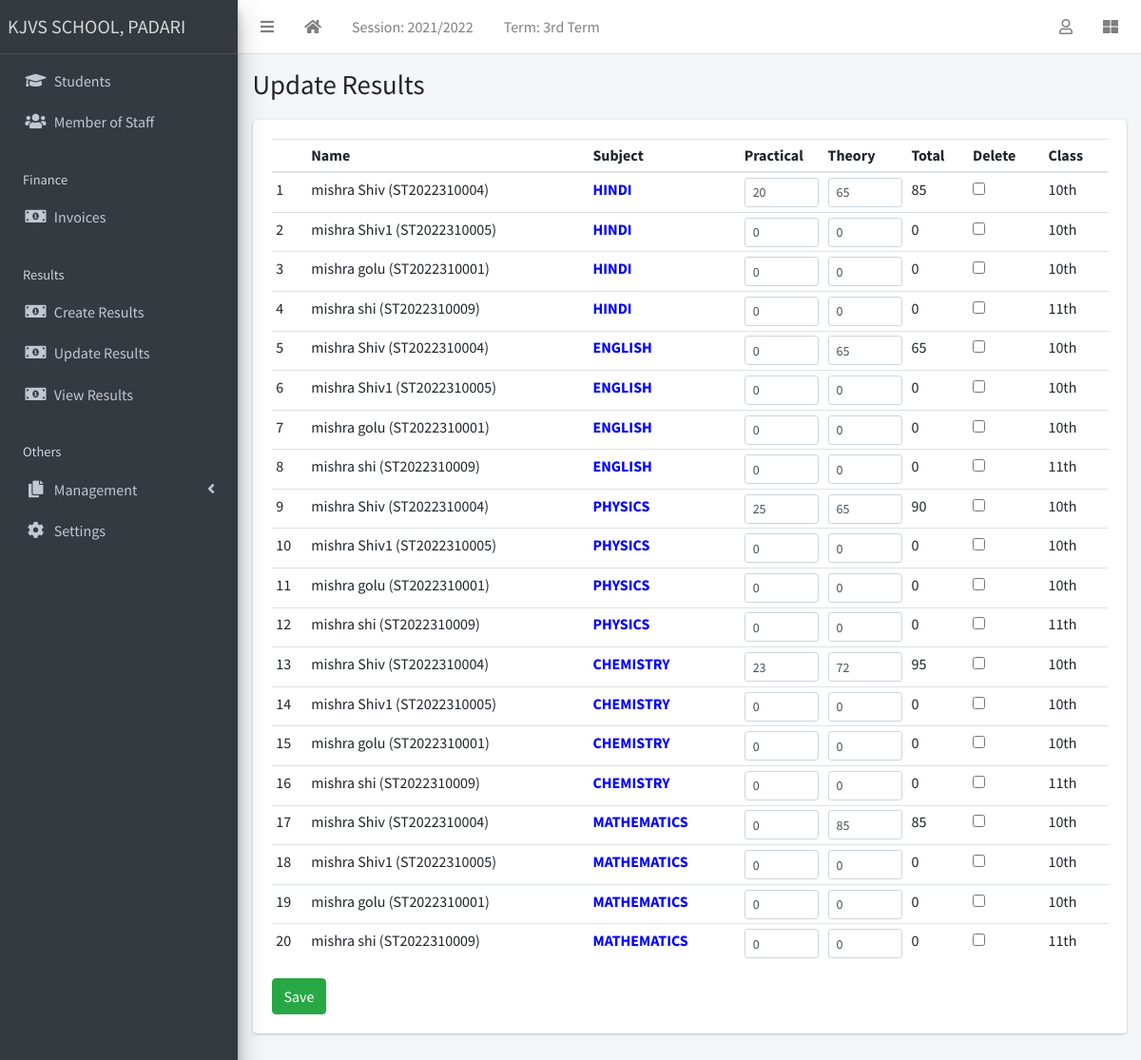
The page /result/edit-results/ (signed in) on the database its author committed.
### apps/corecode/models.py (models this page shows, shortened)
class AcademicSession(models.Model):
    name = models.CharField(max_length=200, unique=True)
    current = models.BooleanField(default=True)
    class Meta:
        ordering = ["-name"]

class AcademicTerm(models.Model):
    name = models.CharField(max_length=20, unique=True)
    current = models.BooleanField(default=True)
    class Meta:
        ordering = ["name"]

class SiteConfig(models.Model):
    key = models.SlugField()
    value = models.CharField(max_length=200)

class Subject(models.Model):
    name = models.CharField(max_length=200, unique=True)
    def __str__(self):
        return self.name

class StudentClass(models.Model):
    name = models.CharField(max_length=200, unique=True)
    class Meta:
        verbose_name = "Class"
        verbose_name_plural = "Classes"
        ordering = ["name"]
    def __str__(self):
        return self.name

### apps/result/models.py (models this page shows, shortened)
class Result(models.Model):
    student = models.ForeignKey(Student, on_delete=models.CASCADE)
    session = models.ForeignKey(AcademicSession, on_delete=models.CASCADE)
    term = models.ForeignKey(AcademicTerm, on_delete=models.CASCADE)
    current_class = models.ForeignKey(StudentClass, on_delete=models.CASCADE)
    subject = models.ForeignKey(Subject, on_delete=models.CASCADE)
    test_score = models.IntegerField(default=0)
    exam_score = models.IntegerField(default=0)
    class Meta:
        ordering = ["subject"]
    def total_score(self):
        return self.test_score + self.exam_score

### apps/students/models.py (models this page shows, shortened)
class Student(models.Model):
    STATUS_CHOICES = [("active", "Active"), ("inactive", "Inactive")]
    GENDER_CHOICES = [("male", "Male"), ("female", "Female")]
    current_status = models.CharField(
        max_length=10, choices=STATUS_CHOICES, default="active"
    )
    registration_number = models.CharField(max_length=200, unique=True)
    surname = models.CharField(max_length=200)
    firstname = models.CharField(max_length=200)
    other_name = models.CharField(max_length=200, blank=True)
    gender = models.CharField(max_length=10, choices=GENDER_CHOICES, default="male")
    date_of_birth = models.DateField(default=timezone.now)
    current_class = models.ForeignKey(
        StudentClass, on_delete=models.SET_NULL, blank=True, null=True
    )
    date_of_admission = models.DateField(default=timezone.now)
    mobile_num_regex = RegexValidator(
        regex="^[0-9]{10,15}$", message="Entered mobile number isn't in a right format!"
    )
    parent_mobile_number = models.CharField(
        validators=[mobile_num_regex], max_length=13, blank=True
    )
    address = models.TextField(blank=True)
    others = models.TextField(blank=True)
    passport = models.ImageField(blank=True, upload_to="students/passports/")
    class Meta:
        ordering = ["surname", "firstname", "other_name"]
    def __str__(self):
        return f"{self.surname} {self.firstname} {self.other_name} ({self.registration_number})"

### apps/result/views.py (the view)
# urls.py: path("edit-results/", edit_results, name="edit-results"),
@login_required
def edit_results(request):
    if request.method == "POST":
        form = EditResults(request.POST)
        if form.is_valid():
            form.save()
            messages.success(request, "Results successfully updated")
            return redirect("edit-results")
    else:
        results = Result.objects.filter(
            session=request.current_session, term=request.current_term
        )
        form = EditResults(queryset=results)
    return render(request, "result/edit_results.html", {"formset": form})

### apps/corecode/context_processors.py (called while the page is built)
def site_defaults(request):
    current_session = AcademicSession.objects.get(current=True)
    current_term = AcademicTerm.objects.get(current=True)
    vals = SiteConfig.objects.all()
    contexts = {
        "current_session": current_session.name,
        "current_term": current_term.name,
    }
    for val in vals:
        contexts[val.key] = val.value
    return contexts

### apps/result/templates/result/edit_results.html (shortened to what this page needs)
{% extends 'base.html' %}
{% load widget_tweaks %}
{% block title %}
Update Results
{% endblock title %}
{% block content %}
<form method="POST">
  <table id="studenttable" class="table table-sm">
    <thead>
      <tr>
        <th></th>
        <th>Name</th>
        <th>Subject</th>
        <th>Practical</th>
        <th>Theory</th>
        <th>Total</th>
        <th>Delete</th>
        <th>Class</th>
      </tr>
    </thead>
    <tbody>
      {% for form in formset %}
        <tr>
          <td>{{forloop.counter }}</td>
          <td>{{form.instance.student }}</td>
          <td style ="color:blue"><strong>{{form.instance.subject}}</strong></td>
          <td style="width: 10%;">{{form.test_score | add_class:"form-control form-control-sm"}}</td>
          <td style="width: 10%;">{{form.exam_score | add_class:"form-control form-control-sm"}}</td>
          <td>{{form.instance.total_score}}</td>
          <td>{{form.DELETE}}</td>
          <td>{{form.instance.current_class}}</td>
        </tr>
      {% endfor %}
    </tbody>
  </table>
  <input type="submit" class="btn btn-success" value="Save">
  </form>
{% endblock content %}

### templates/base.html (shortened to what this page needs)
{% load static %}
<!DOCTYPE html>
<html lang="en">
<head>
  <link rel="stylesheet" href="{% static 'plugins/fontawesome-free/css/all.min.css' %}">
  <link rel="stylesheet" href="{% static 'plugins/toastr/toastr.min.css' %}">
  <link rel="stylesheet"
    href="{% static 'plugins/overlayScrollbars/css/OverlayScrollbars.min.css' %}">
  <link rel="stylesheet" href="{% static 'plugins/Datatables/datatables.min.css' %}" />
  <link rel="stylesheet" href="{% static 'dist/css/adminlte.min.css' %}">
</head>
<body
  class="hold-transition sidebar-mini layout-fixed layout-navbar-fixed layout-footer-fixed">
  <div class="wrapper">
    <nav class="main-header navbar navbar-expand navbar-white navbar-light">
      <ul class="navbar-nav">
        <li class="nav-item">
          <a class="nav-link" data-widget="pushmenu" href="#" role="button"><i
              class="fas fa-bars"></i></a>
        </li>
        <li class="nav-item d-none d-sm-inline-block">
          <a href="{% url 'dashboard' %} " class="nav-link"><i class="fa fa-home"></i></a>
        </li>
        <li class="nav-item d-none d-sm-inline-block">
          <a href="{% url 'current-session' %}" class="nav-link">Session: {{ current_session }}</a>
        </li>
        <li class="nav-item d-none d-sm-inline-block">
          <a href="{% url 'current-session' %}" class="nav-link">Term: {{ current_term }}</a>
        </li>
      </ul>
      <ul class="navbar-nav ml-auto">
        <li class="nav-item dropdown">
          <a class="nav-link" data-toggle="dropdown" href="#">
            <i class="far fa-user"></i>
          </a>
        </li>
        <li class="nav-item">
          <a class="nav-link" data-widget="control-sidebar" data-slide="true"
            href="#" role="button"><i class="fas fa-th-large"></i></a>
        </li>
      </ul>
    </nav>
    <aside class="main-sidebar sidebar-dark-primary elevation-4">
      <a href="{% url 'home' %}" class="brand-link">{{ school_name | default:"MySchool" }}</a>
      <div class="sidebar">
        <nav class="mt-2">
          <ul class="nav nav-pills nav-sidebar flex-column"
            data-widget="treeview" role="menu" data-accordion="false">
            <li class="nav-item">
              <a href="{% url 'student-list' %}" class="nav-link">
                <i class="nav-icon fas fa-graduation-cap"></i>
                <p>
                  Students
                </p>
              </a>
            </li>
            <li class="nav-item">
              <a href="{% url 'staff-list' %}" class="nav-link">
                <i class="nav-icon fas fa-users"></i>
                <p>
                  Member of Staff
                </p>
              </a>
            </li>
            <li class="nav-header">Finance</li>
            <li class="nav-item">
              <a href="{% url 'invoice-list' %}" class="nav-link">
                <i class="nav-icon fas fa-money-bill-alt"></i>
                <p>
                  Invoices
                </p>
              </a>
            </li>
            <li class="nav-header">Results</li>
            <li class="nav-item">
              <a href="{% url 'create-result' %}" class="nav-link">
                <i class="nav-icon fas fa-money-bill-alt"></i>
                <p>
                  Create Results
                </p>
              </a>
            </li>
            <li class="nav-item">
              <a href="{% url 'edit-results' %}" class="nav-link">
                <i class="nav-icon fas fa-money-bill-alt"></i>
                <p>
                  Update Results
                </p>
              </a>
            </li>
            <li class="nav-item">
              <a href="{% url 'view-results' %}" class="nav-link">
                <i class="nav-icon fas fa-money-bill-alt"></i>
                <p>
                  View Results
                </p>
              </a>
            </li>
            <li class="nav-header">Others</li>
            <li class="nav-item has-treeview">
              <a href="#" class="nav-link">
                <i class="nav-icon fas fa-copy"></i>
                <p>
                  Management
                  <i class="fas fa-angle-left right"></i>
                </p>
              </a>
            </li>
            <li class="nav-item">
              <a href="{% url 'configs' %}" class="nav-link">
                <i class="nav-icon fas fa-cog"></i>
                <p>
                  Settings
                </p>
              </a>
            </li>
          </ul>
        </nav>
      </div>
    </aside>
    <div class="content-wrapper">
      <section class="content-header">
        <div class="container-fluid">
          <div class="row mb-1">
            <div class="col-sm-8">
              <h1>{% block title %}{% endblock title %}</h1>
            </div>
            <div class="col-sm-4">
            </div>
          </div>
        </div>
      </section>
      <section class="content">
        <div class="container-fluid">
          <div class="row">
            <div class="col-md-12">
              {% block fullcard %}
              <div class="card">
                <div class="card-body">
                  <div class="row">
                    <div class="col">
                      {% block content %}
                      {% endblock content %}
                    </div>
                  </div>
                </div>
              </div>
              {% endblock fullcard %}
            </div>
          </div>
        </div>
      </section>
    </div>
  </div>
</body>
</html>

### rows shown on the page
AcademicSession: name "2021/2022"
AcademicTerm: name "3rd Term"
SiteConfig: value "KJVS SCHOOL, PADARI"
Result: instance.student "mishra Shiv (ST2022310004)", instance.subject "HINDI", instance.total_score "85", instance.current_class "10th"
Result: instance.student "mishra Shiv1 (ST2022310005)", instance.subject "HINDI", instance.total_score "0", instance.current_class "10th"
Result: instance.student "mishra golu (ST2022310001)", instance.subject "HINDI", instance.total_score "0", instance.current_class "10th"
Result: instance.student "mishra shi (ST2022310009)", instance.subject "HINDI", instance.total_score "0", instance.current_class "11th"
Result: instance.student "mishra Shiv (ST2022310004)", instance.subject "ENGLISH", instance.total_score "65", instance.current_class "10th"
Result: instance.student "mishra Shiv1 (ST2022310005)", instance.subject "ENGLISH", instance.total_score "0", instance.current_class "10th"
Result: instance.student "mishra golu (ST2022310001)", instance.subject "ENGLISH", instance.total_score "0", instance.current_class "10th"
Result: instance.student "mishra shi (ST2022310009)", instance.subject "ENGLISH", instance.total_score "0", instance.current_class "11th"
Result: instance.student "mishra Shiv (ST2022310004)", instance.subject "PHYSICS", instance.total_score "90", instance.current_class "10th"
Result: instance.student "mishra Shiv1 (ST2022310005)", instance.subject "PHYSICS", instance.total_score "0", instance.current_class "10th"
Result: instance.student "mishra golu (ST2022310001)", instance.subject "PHYSICS", instance.total_score "0", instance.current_class "10th"
Result: instance.student "mishra shi (ST2022310009)", instance.subject "PHYSICS", instance.total_score "0", instance.current_class "11th"
Result: instance.student "mishra Shiv (ST2022310004)", instance.subject "CHEMISTRY", instance.total_score "95", instance.current_class "10th"
Result: instance.student "mishra Shiv1 (ST2022310005)", instance.subject "CHEMISTRY", instance.total_score "0", instance.current_class "10th"
Result: instance.student "mishra golu (ST2022310001)", instance.subject "CHEMISTRY", instance.total_score "0", instance.current_class "10th"
Result: instance.student "mishra shi (ST2022310009)", instance.subject "CHEMISTRY", instance.total_score "0", instance.current_class "11th"
Result: instance.student "mishra Shiv (ST2022310004)", instance.subject "MATHEMATICS", instance.total_score "85", instance.current_class "10th"
Result: instance.student "mishra Shiv1 (ST2022310005)", instance.subject "MATHEMATICS", instance.total_score "0", instance.current_class "10th"
Result: instance.student "mishra golu (ST2022310001)", instance.subject "MATHEMATICS", instance.total_score "0", instance.current_class "10th"
Result: instance.student "mishra shi (ST2022310009)", instance.subject "MATHEMATICS", instance.total_score "0", instance.current_class "11th"
